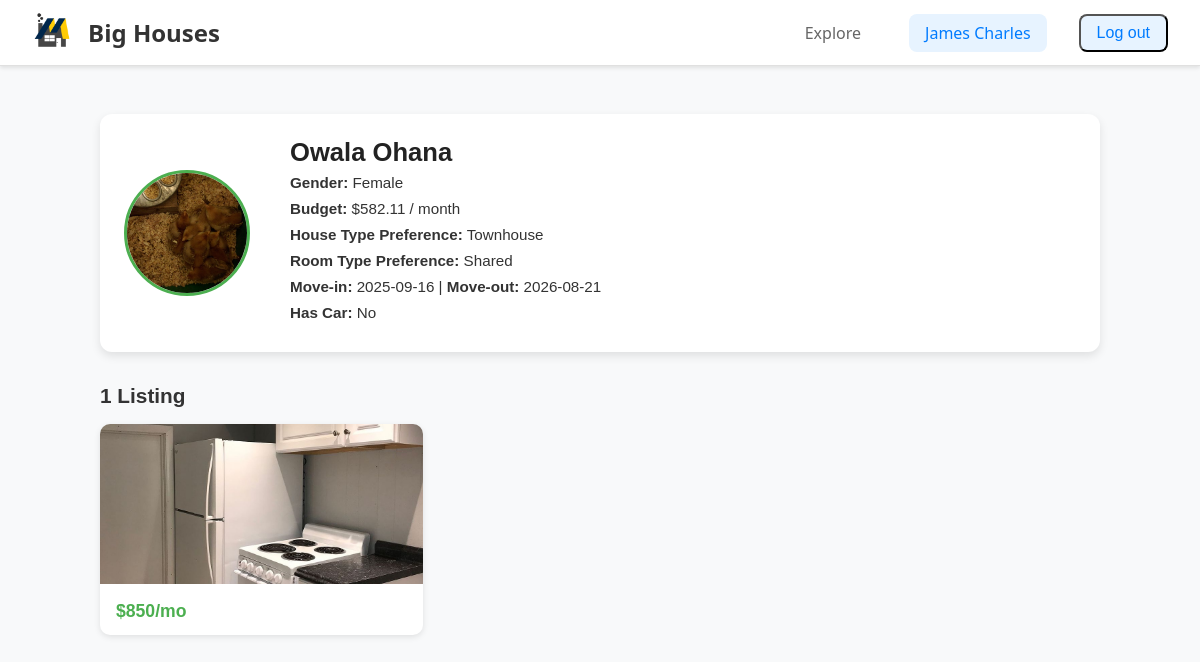
Screenshot of /users/ohana/ (signed in) with the database file from the repository.
### tables this page shows
CREATE TABLE users (
    uniqname          VARCHAR(10) PRIMARY KEY,
    gender            VARCHAR(10), -- M/F/Other
    name              VARCHAR(100),
    phone_number      VARCHAR(20),
    budget            DECIMAL(10,2),
    preferred_location VARCHAR(100), -- not used!
    house_type_pref   VARCHAR(50),   -- Apartment, Dorm, House, Townhouse
    room_type_pref    VARCHAR(50),   -- Studio, 1BR, Shared, etc.
    move_in_date      DATE, -- Month/Year
    move_out_date     DATE, -- Month/Year
    grad_month        INT,
    grad_year         INT,
    password          VARCHAR(20),
    img_url           VARCHAR(100), 
    car               INT
);

CREATE TABLE posts (
    housing_id      INT PRIMARY KEY,
    contact_student_uniqname VARCHAR(10),
    street_address  VARCHAR(255),
    city            VARCHAR(100),
    state           VARCHAR(50),
    zip_code        VARCHAR(20),
    latitude        DECIMAL(9,6),
    longitude       DECIMAL(9,6),
    monthly_rent    DECIMAL(10,2),
    house_type      VARCHAR(50),   -- Apartment, Dorm, House, Townhouse
    room_type       VARCHAR(50),   -- Studio, 1BR, 2BR, Shared
    gender          VARCHAR(50),   -- All Girls, All Boys, Mixed
    availability_start DATE,
    availability_end   DATE,
    distance_to_campus DECIMAL(5,2),
    wifi_included           BOOLEAN,
    laundry         BOOLEAN,
    parking         BOOLEAN,
    pets_allowed    BOOLEAN,
    furnished       BOOLEAN,
    weed_friendly   BOOLEAN, 
    smoking_friendly BOOLEAN,
    drinking_friendly   BOOLEAN,
    air_conditioning BOOLEAN,
    heating BOOLEAN, 
    utilities_included BOOLEAN,
    distance_from_campus FLOAT, 
    FOREIGN KEY (contact_student_uniqname) REFERENCES users(uniqname)
);

### bigHouses/views/user.py (the view)
@bigHouses.app.route('/users/<username>/')
def show_user(username):
    if 'username' not in flask.session:
        return flask.redirect(flask.url_for('show_login'))
    connection = bigHouses.model.get_db()
    logname = flask.session.get('username')
    cur_user = connection.execute(
        "SELECT * "
        "FROM users "
        "WHERE uniqname = ? ",
        (username, )
    )
    user = cur_user.fetchone()
    if user is None:
        flask.abort(404)
    student = dict(user)
    cur_post = connection.execute(
        "SELECT street_address, monthly_rent, house_type, housing_id "
        "FROM posts "
        "WHERE contact_student_uniqname = ? ",
        (username, )
    ).fetchall()
    post_list = []
    for post in cur_post:
        images = connection.execute(
            "SELECT img_url FROM images WHERE housing_id = ? ORDER BY img_order ASC",
            (post["housing_id"],)
        ).fetchall()
        post_dict = dict(post)
        post_dict["images"] = ["/uploads/" + img["img_url"] for img in images]
        post_list.append(post_dict)
    context = {
        "logname": logname,
        "student": user,
        "posts": post_list
    }
    return flask.render_template("user.html", **context)

### bigHouses/model.py (called while the page is built)
def dict_factory(cursor, row):
    return {col[0]: row[idx] for idx, col in enumerate(cursor.description)}

def get_db():
    if 'sqlite_db' not in flask.g:
        db_filename = bigHouses.app.config['DATABASE_FILENAME']
        flask.g.sqlite_db = sqlite3.connect(str(db_filename))
        flask.g.sqlite_db.row_factory = dict_factory
        flask.g.sqlite_db.execute("PRAGMA foreign_keys = ON")
    return flask.g.sqlite_db

### bigHouses/templates/user.html (shortened to what this page needs)
<!DOCTYPE html>
<html lang="en">
<head>
    <link rel="stylesheet" href="{{ url_for('static', filename='css/style.css') }}">
</head>
<body>
    {% include "add_post.html" %}
    <header class="header">
        <div class="header-left">
            <a href="/"> <img src="{{ url_for('static', filename='images/logo.png') }}" alt="Logo"> </a>
            <h2>Big Houses</h2>
        </div>
        <div class="header-right">
            <a href="/explore/" class="nav-link">Explore</a>
            <a href="/users/{{ logname }}/" class="nav-link active">{{ logname }}</a>
            <form action="/accounts/logout/" method="POST" style="display:inline;">
                <button type="submit" class="nav-link active">Log out</button>
            </form>
        </div>
    </header>
    <main class="profile-container">
        <section class="student-info">
            <div class="profile-header">
                <img src="{{ url_for('uploaded_file', filename=student.img_url) }}" alt="Profile Pic" class="profile-pic">
                <div class="profile-details">
                    <h2>{{ student.name }}</h2>
                    <p><strong>Gender:</strong> {{ student.gender }}</p>
                    <p><strong>Budget:</strong> ${{ student.budget }} / month</p>
                    <p><strong>House Type Preference:</strong> {{ student.house_type_pref }}</p>
                    <p><strong>Room Type Preference:</strong> {{ student.room_type_pref }}</p>
                    <p><strong>Move-in:</strong> {{ student.move_in_date }} | <strong>Move-out:</strong> {{ student.move_out_date }}</p>
                    <p><strong>Has Car:</strong> {% if student.car %}Yes{% else %}No{% endif %}</p>
                </div>
            </div>
        </section>
        <section class="housing-grid">
            <h3>{{ posts|length }} Listing{{ 's' if posts|length != 1 else '' }}</h3>
            {% if posts %}
                <div class="grid">
                    {% for post in posts %}
                        <a href="/posts/{{ post.housing_id }}" class="housing-card">
                            <img src="{{ post.images[0] }}" alt="House Image">
                            <div class="card-body">
                                <h4>${{ post.monthly_rent }}/mo</h4>
                            </div>
                        </a>
                    {% endfor %}
                </div>
            {% else %}
                <h4>No listings yet.</h4>
            {% endif %}
        </section>
    </main>
</body>
</html>

### bigHouses/static/css/style.css (style rules this page uses)
.profile-pic { width: auto; height: 3rem; margin-right: 1rem; }
.header { height: 65px; display: flex; align-items: center; justify-content: space-between; padding: 0 2rem; background-color: #fff; border-bottom: 1px solid #e0e0e0; box-shadow: 0 2px 4px rgba(0, 0, 0, 0.1); }
.header-left { display: flex; align-items: center; gap: 1rem; }
.header-left img { height: 2.5rem; width: auto; }
.header-left h2 { margin: 0; color: #333; font-size: 1.5rem; font-weight: 600; }
.header-right { display: flex; align-items: center; gap: 2rem; }
.nav-link { text-decoration: none; color: #666; font-weight: 500; font-size: 1rem; padding: 0.5rem 1rem; border-radius: 0.5rem; transition: all 0.3s ease; }
.nav-link.active { color: #007bff; background-color: #e7f3ff; }
body { margin: 0; padding: 0; font-family: 'Segoe UI', Tahoma, Geneva, Verdana, sans-serif; background-color: #f8f9fa; }
.profile-container { max-width: 1000px; margin: 2rem auto; padding: 1rem; font-family: Arial, sans-serif; color: #333; }
.student-info { background: #fff; border-radius: 12px; padding: 1.5rem; margin-bottom: 2rem; box-shadow: 0 4px 10px rgba(0, 0, 0, 0.1); position: relative; }
.profile-header { display: flex; align-items: center; gap: 1.5rem; }
.profile-pic { width: 120px; height: 120px; object-fit: cover; border-radius: 50%; border: 3px solid #4CAF50; }
.profile-details h2 { margin: 0; font-size: 1.6rem; font-weight: bold; color: #222; }
.profile-details p { margin: 0.3rem 0; font-size: 0.95rem; line-height: 1.4; }
.housing-grid { margin-top: 2rem; }
.housing-grid h3 { margin-bottom: 1rem; font-size: 1.3rem; font-weight: bold; }
.grid { display: grid; grid-template-columns: repeat(auto-fill, minmax(240px, 1fr)); gap: 1rem; }
.housing-card { background: #fff; border-radius: 10px; overflow: hidden; text-decoration: none; color: inherit; box-shadow: 0 2px 6px rgba(0, 0, 0, 0.1); transition: transform 0.2s ease, box-shadow 0.2s ease; }
.housing-card img { width: 100%; height: 160px; object-fit: cover; }
.card-body { padding: 0.8rem 1rem; }
.card-body h4 { margin: 0; font-size: 1.1rem; font-weight: bold; color: #4CAF50; }

### rows the page displays
users: img_url (picture), name "Owala Ohana", gender "Female", budget "582.11", house_type_pref "Townhouse", room_type_pref "Shared", move_in_date "2025-09-16", move_out_date "2026-08-21"
posts: monthly_rent "850"

### other values shown
{{ logname }} "James Charles"
{{ posts|length }} "1"
